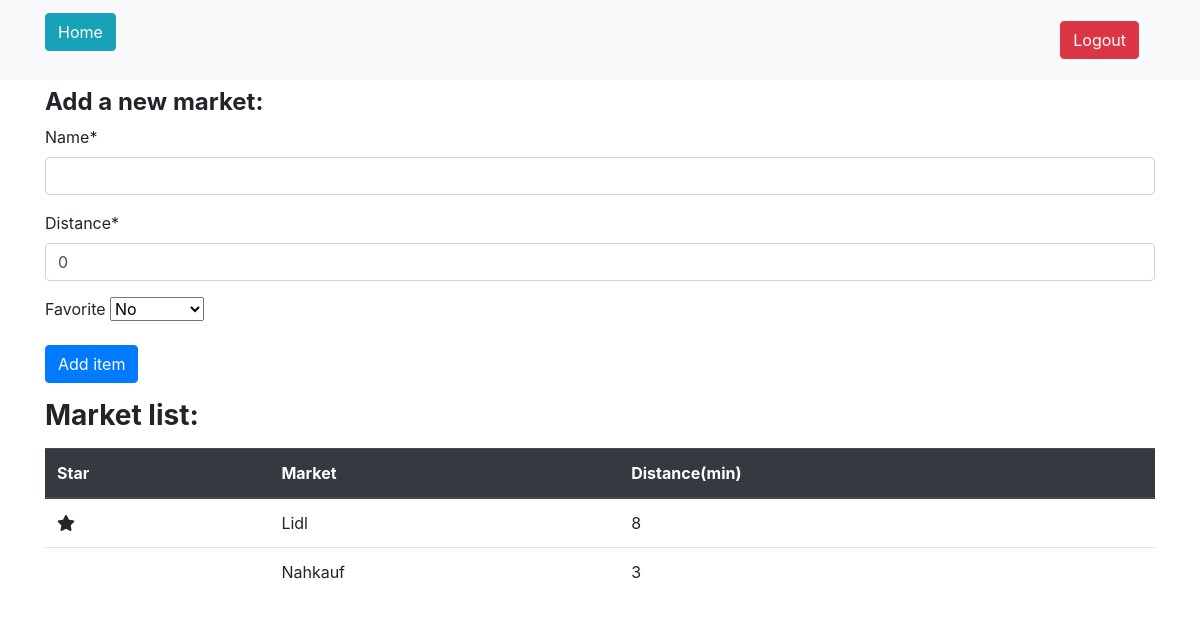
/market (signed in), run on an earlier commit of the app's database.
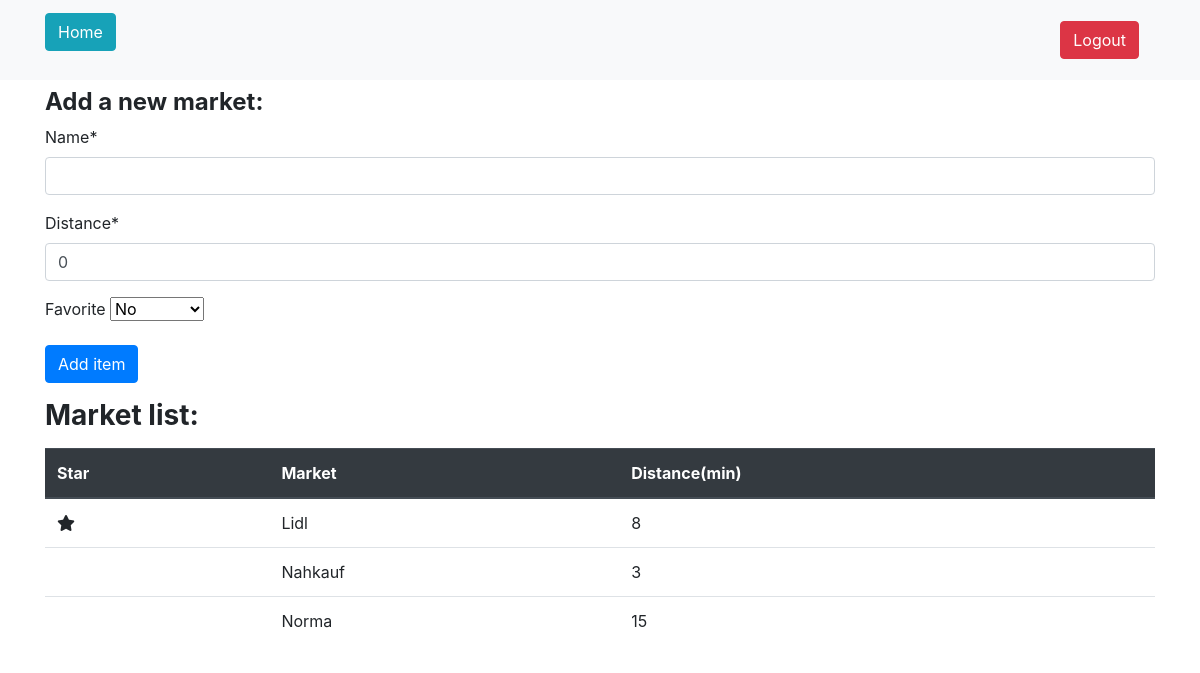
And on a later commit of the database.
### calculator/models.py (models this page shows, shortened)
class MarketCreatedModel(models.Model):
    name = models.CharField(max_length=100, null=True)
    distance = models.IntegerField(null=True)
    favorite = models.BooleanField(null=True)
    user_id = models.ForeignKey(User, null=True, on_delete=models.CASCADE)

### calculator/views.py (the view, shortened to what this page needs)
# urls.py: path('market', views.MarketPageView.as_view(), name='market_page'),
@method_decorator(login_required, name='dispatch')
class MarketPageView(View):
    template_name = 'market.html'
    form_class = CreateNewMarketForm
    def get_context_data(self, **kwargs):
        context = {
            'form': self.form_class(),
        }
        context['list_of_markets'] = MarketCreatedModel.objects.filter(
                user_id=self.request.user.id)
        return context
    def get(self, request, *args, **kwargs):
        form = self.form_class(initial={'distance':0,'favorite': 0})
        context = self.get_context_data()
        context['form'] = form
        return render(request, self.template_name, context=context)

### calculator/forms.py
class CreateNewMarketForm(forms.ModelForm):
    class Meta:
        model = MarketCreatedModel
        fields = ['name', 'distance', 'favorite']

### calculator/templates/market.html (shortened to what this page needs)
{% extends "base.html" %} {% load crispy_forms_tags %}  {% block content %}
<div class="container mt-2">
  <div class="row">
    <div class="col-md">
      <h4><strong>Add a new market:</strong></h4>
    </div>
  </div>
  <form method="POST">
    {% csrf_token %} {{form|crispy}}
    <button class="btn btn-primary" type="submit" name="saveItem">
      Add item
    </button>
  </form>
</div>
<div class="container mt-3">
  <div class="row">
    <div class="col">
      <label for="itemList">
        <h3>
          <strong>Market list:</strong>
        </h3>
      </label>
    </div>
  </div>
  <div class="row">
    <div class="col">
      {% if list_of_markets %}
      <table class="table">
        <thead class="thead-dark">
          <tr>
            <th scope="col">Star</th>
            <th scope="col">Market</th>
            <th scope="col">Distance(min)</th>
          </tr>
        </thead>
        <tbody>
          {% for i in list_of_markets %}
          <tr>
            <td>
              {% if i.favorite %}<i class="fas fa-star"></i>{%endif%}
            </td>
            <td>{{i.name|title}}</td>
            <td>{{i.distance}}</td>
          </tr>
          {% endfor %}
        </tbody>
      </table>
      {% else %}
      <p>No markets added yet.</p>
      {% endif %}
    </div>
  </div>
</div>
{% endblock content %}

What changed in the data, as far as the page shows it:
added MarketCreatedModel: name "Norma", distance "15"
